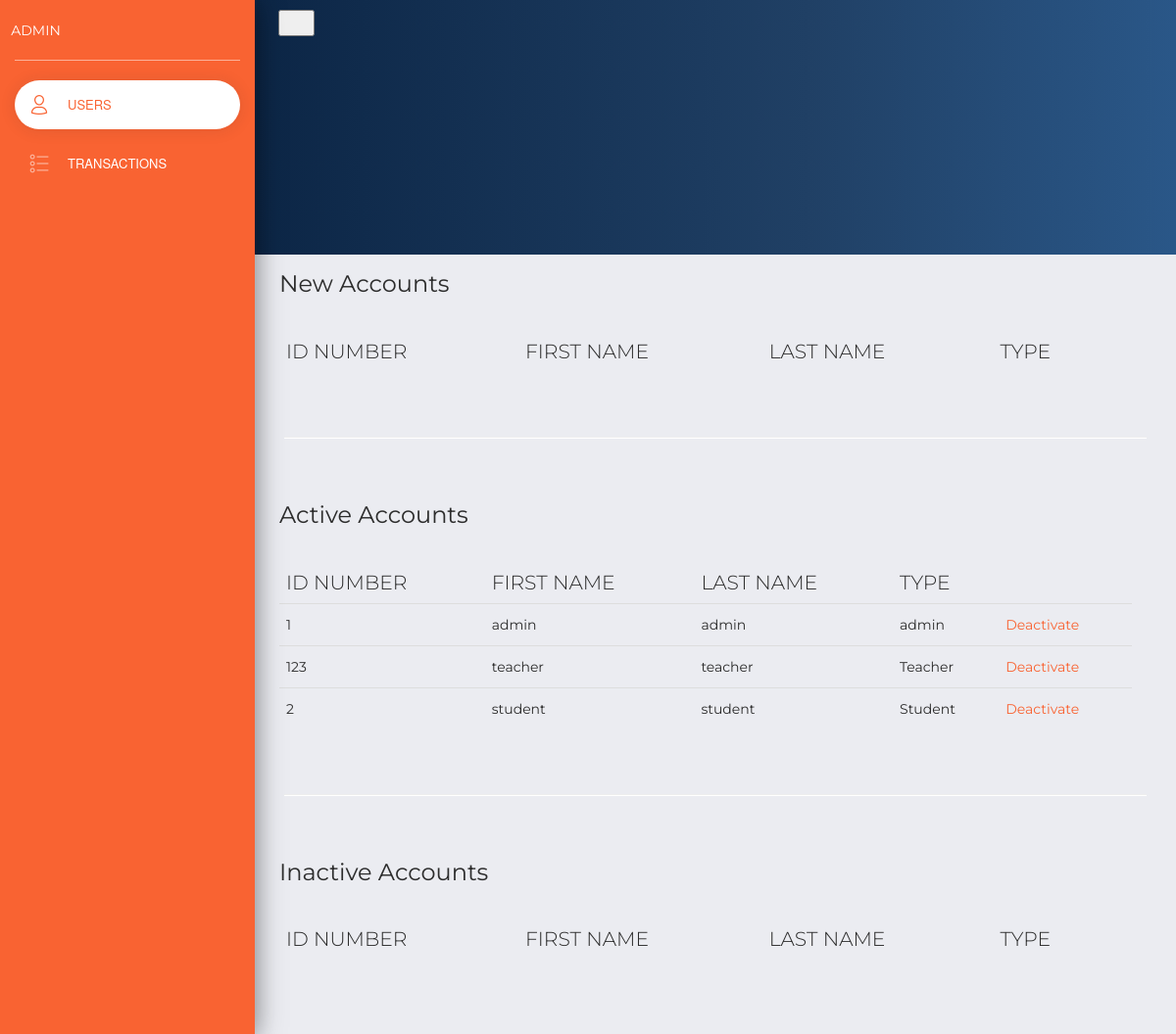
The page /9.php (signed in) on the database as committed earlier.
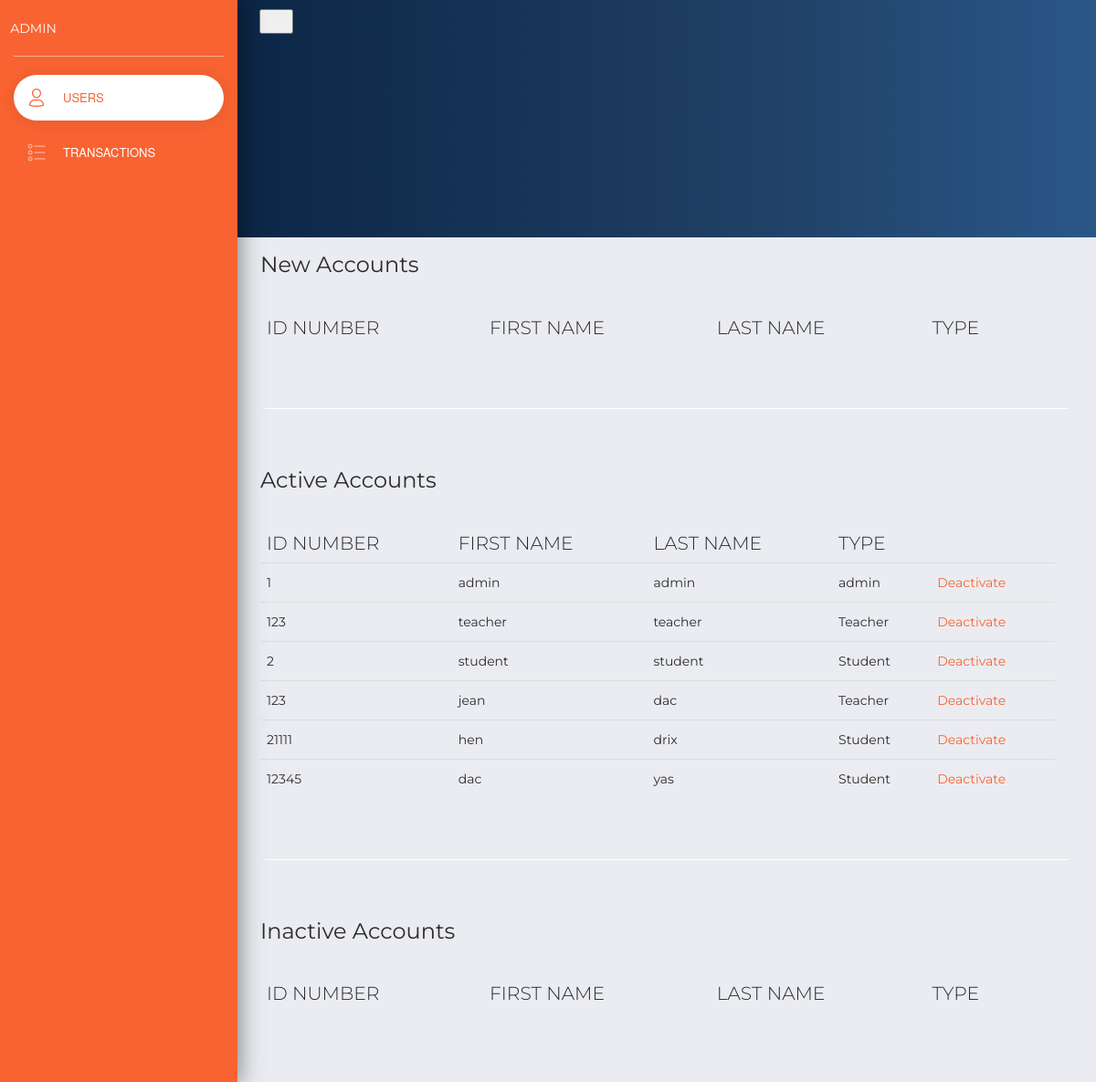
The same page on the database as committed later.
### tables this page shows
CREATE TABLE IF NOT EXISTS `users` (
  `userID` int(45) NOT NULL AUTO_INCREMENT,
  `firstname` varchar(50) NOT NULL,
  `lastname` varchar(50) NOT NULL,
  `idnumber` int(11) NOT NULL,
  `password` varchar(50) NOT NULL,
  `type` varchar(50) NOT NULL,
  `course` varchar(50) DEFAULT NULL,
  `year` int(1) DEFAULT NULL,
  `status` varchar(50) NOT NULL,
  `department` varchar(50) DEFAULT NULL,
  PRIMARY KEY (`userID`)
);

### 9.php (the view, shortened to what the changed rows need)
<!DOCTYPE html>
<html lang="en">
<head>
    <link href="https://use.fontawesome.com/releases/v5.0.6/css/all.css" rel="stylesheet">
    <link href="assets/css/bootstrap.min.css" rel="stylesheet"/>
    <link href="assets/css/now-ui-dashboard.css?v=1.1.0" rel="stylesheet"/>
    <link href="assets/demo/demo.css" rel="stylesheet"/>
</head>
<body class="">
<div class="wrapper ">
    <div class="main-panel">
        <div class="content">
            <div class="row">
                <div class="col-md-12">
                    <div class="card card-plain">
                        <div class="card-body">
                            <div>
                                <table class="table">
                                    <thead class="">
                                    <th>
                                        ID NUMBER
                                    </th>
                                    <th>
                                        FIRST NAME
                                    </th>
                                    <th>
                                        LAST NAME
                                    </th>
                                    <th>
                                        TYPE
                                    </th>
                                    <th>
                                    </th>
                                    </thead>
                                </table>
                            </div>
                        </div>
                    </div>
                </div>
            </div>
            <div class="row">
                <div class="col-md-12">
                    <div class="card card-plain">
                        <div class="card-body">
                            <div>
                                <table class="table">
                                    <thead class="">
                                    <th>
                                        ID NUMBER
                                    </th>
                                    <th>
                                        FIRST NAME
                                    </th>
                                    <th>
                                        LAST NAME
                                    </th>
                                    <th>
                                        TYPE
                                    </th>
                                    <th>
                                    </th>
                                    </thead>
                                    <tbody>
                                    <?php
                                    require 'db.php';
                                    $sql = "SELECT * FROM users WHERE status = 'active'";
                                    $res = $conn->query($sql);
                                    while ($row = $res->fetch_assoc()){
                                        echo "<tr>";
                                        echo "<td>" . $row['idnumber'] . "</td>";
                                        echo "<td>" . $row['firstname'] . "</td>";
                                        echo "<td>" . $row['lastname'] . "</td>";
                                        echo "<td>" . $row['type'] . "</td>";
                                        echo "<td>" . "<a href=" . 'deactivate.php?num=' . $row['userID'] . "  " . " >Deactivate</a>" . "</td>";
                                        echo "</tr>";
                                    }
                                    ?>
                                    </tbody>
                                </table>
                            </div>
                        </div>
                    </div>
                </div>
            </div>
            <div class="row">
                <div class="col-md-12">
                    <div class="card card-plain">
                        <div class="card-body">
                            <div>
                                <table class="table">
                                    <thead class="">
                                    <th>
                                        ID NUMBER
                                    </th>
                                    <th>
                                        FIRST NAME
                                    </th>
                                    <th>
                                        LAST NAME
                                    </th>
                                    <th>
                                        TYPE
                                    </th>
                                    <th>
                                    </th>
                                    </thead>
                                </table>
                            </div>
                        </div>
                    </div>
                </div>
            </div>
        </div>
    </div>
</div>
</body>
</html>

Rows that differ between the two databases and show on the page:
added users: idnumber "123", firstname "jean", lastname "dac", type "Teacher"
added users: idnumber "21111", firstname "hen", lastname "drix", type "Student"
added users: idnumber "12345", firstname "dac", lastname "yas", type "Student"
